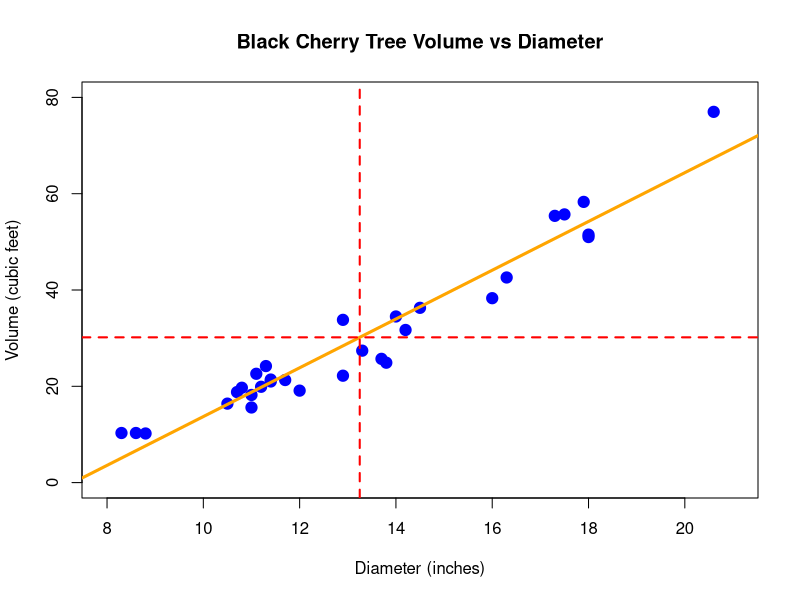

This chart was generated by the following R code:
## ---- chunk 1
knitr::opts_chunk$set(echo = FALSE)
## ---- chunk 2
modelV <- lm(Volume ~ Girth, data = trees)
predV <- round(predict(modelV, newdata = data.frame(Girth = mean(trees$Girth))),
               2)
plot(trees$Girth, trees$Volume, pch = 19, col = "blue", cex = 1.5, 
     xlab = "Diameter (inches)", ylab = "Volume (cubic feet)", 
     main = "Black Cherry Tree Volume vs Diameter", xlim = c(8, 21), 
     ylim = c(0, 80))
abline(modelV, col = "orange", lwd = 3)
abline(v = mean(trees$Girth), lwd = 2, lty = 2, col = "red")
abline(h = predV, lwd = 2, lty = 2, col = "red")
## ---- chunk 3
summary(trees)
